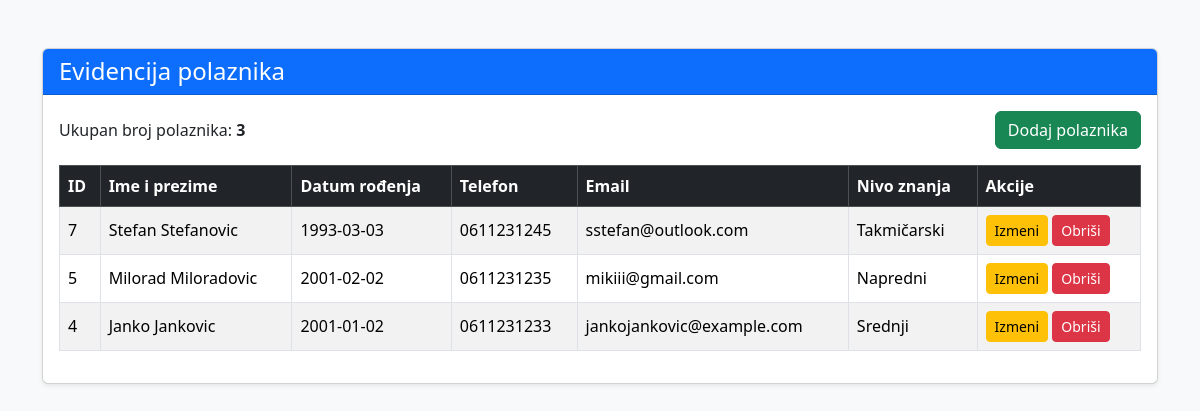
The app's page /plivanje_projekat/polaznici.php (signed in), older data.
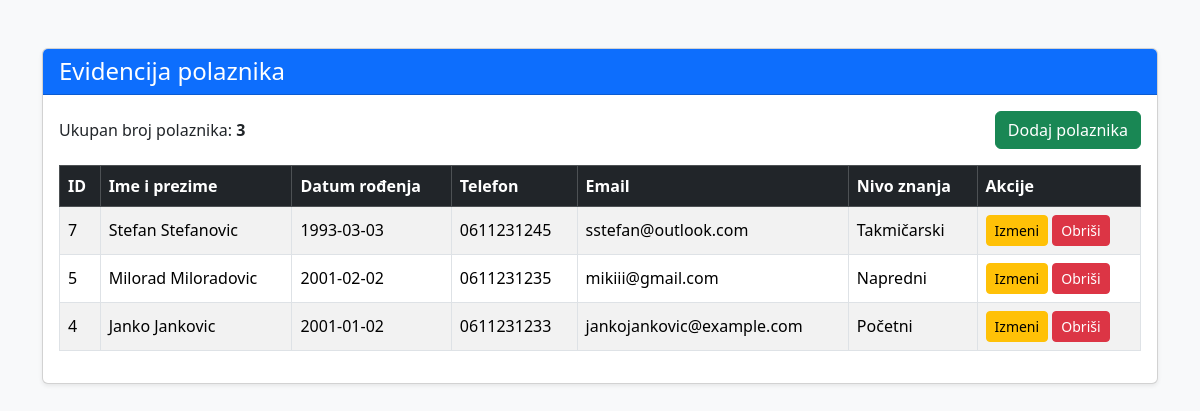
The same page, newer data.
### tables this page shows
CREATE TABLE IF NOT EXISTS `polaznici` (
  `id` int NOT NULL AUTO_INCREMENT,
  `ime` varchar(50) NOT NULL,
  `prezime` varchar(50) NOT NULL,
  `datum_rodjenja` date DEFAULT NULL,
  `telefon` varchar(30) DEFAULT NULL,
  `email` varchar(100) DEFAULT NULL,
  `nivo_id` int DEFAULT NULL,
  PRIMARY KEY (`id`),
  KEY `nivo_id` (`nivo_id`)
);

CREATE TABLE IF NOT EXISTS `nivoi` (
  `id` int NOT NULL AUTO_INCREMENT,
  `naziv` varchar(100) NOT NULL,
  `opis` text,
  PRIMARY KEY (`id`)
);

### plivanje_projekat/classes/BaseModel.php (called while the page is built, shortened)
<?php
require_once __DIR__ . '/../config/Database.php';
class BaseModel
{
    public function __construct()
    {
        $database = new Database();
        $this->connection = $database->connect();
    }
}

### plivanje_projekat/config/Database.php (called while the page is built)
<?php
class Database
{
    private string $host = 'localhost';
    private string $databaseName = 'plivanje_db';
    private string $username = 'root';
    private string $password = '';
    private ?PDO $connection = null;
    public function connect(): PDO
    {
        if ($this->connection === null) {
            try {
                $dsn = "mysql:host={$this->host};dbname={$this->databaseName};charset=utf8mb4";
                $this->connection = new PDO(
                    $dsn,
                    $this->username,
                    $this->password
                );
                $this->connection->setAttribute(
                    PDO::ATTR_ERRMODE,
                    PDO::ERRMODE_EXCEPTION
                );
                $this->connection->setAttribute(
                    PDO::ATTR_DEFAULT_FETCH_MODE,
                    PDO::FETCH_ASSOC
                );
            } catch (PDOException $exception) {
                die('Greška pri povezivanju sa bazom: ' . $exception->getMessage());
            }
        }
        return $this->connection;
    }
}

### plivanje_projekat/classes/Polaznik.php (called while the page is built, shortened)
<?php
require_once __DIR__ . '/BaseModel.php';
class Polaznik extends BaseModel implements CrudInterface
{
    public function read(): array
    {
        $sql = "SELECT polaznici.*, nivoi.naziv AS naziv_nivoa
                FROM polaznici
                LEFT JOIN nivoi ON polaznici.nivo_id = nivoi.id
                ORDER BY polaznici.id DESC";
        $stmt = $this->connection->query($sql);
        return $stmt->fetchAll();
    }
}

### plivanje_projekat/polaznici.php (the view, shortened to what the changed rows need)
<?php
require_once __DIR__ . '/classes/Polaznik.php';
$polaznikModel = new Polaznik();
$polaznici = $polaznikModel->read();
?>
<!DOCTYPE html>
<html lang="sr">
<head>
    <link
        href="https://cdn.jsdelivr.net/npm/bootstrap@5.3.3/dist/css/bootstrap.min.css"
        rel="stylesheet"
    >
</head>
<body class="bg-light">
<div class="container py-5">
    <div class="card shadow-sm">
        <div class="card-header bg-primary text-white">
            <h1 class="h4 mb-0">Evidencija polaznika</h1>
        </div>
        <div class="card-body">
            <?php if (empty($polaznici)): ?>
                <div class="alert alert-info">
                    Trenutno nema evidentiranih polaznika.
                </div>
            <?php else: ?>
                <div class="table-responsive">
                    <table class="table table-striped table-bordered align-middle">
                        <thead class="table-dark">
                        <tr>
                            <th>ID</th>
                            <th>Ime i prezime</th>
                            <th>Datum rođenja</th>
                            <th>Telefon</th>
                            <th>Email</th>
                            <th>Nivo znanja</th>
                            <th>Akcije</th>
                        </tr>
                        </thead>
                        <tbody>
                        <?php foreach ($polaznici as $polaznik): ?>
                            <tr>
                                <td>
                                    <?= htmlspecialchars($polaznik['id']) ?>
                                </td>
                                <td>
                                    <?= htmlspecialchars(
                                        $polaznik['ime'] . ' ' . $polaznik['prezime']
                                    ) ?>
                                </td>
                                <td>
                                    <?= htmlspecialchars($polaznik['datum_rodjenja'] ?? '') ?>
                                </td>
                                <td>
                                    <?= htmlspecialchars($polaznik['telefon'] ?? '') ?>
                                </td>
                                <td>
                                    <?= htmlspecialchars($polaznik['email'] ?? '') ?>
                                </td>
                                <td>
                                    <?= htmlspecialchars(
                                        $polaznik['naziv_nivoa'] ?? 'Nije određen'
                                    ) ?>
                                </td>
                                <td>
                                    <a
                                        href="izmeni_polaznika.php?id=<?= $polaznik['id'] ?>"
                                        class="btn btn-warning btn-sm"
                                    >
                                        Izmeni
                                    </a>
                                    <a
                                        href="obrisi_polaznika.php?id=<?= $polaznik['id'] ?>"
                                        class="btn btn-danger btn-sm"
                                        onclick="return confirm('Da li sigurno želiš da obrišeš polaznika?')"
                                    >
                                        Obriši
                                    </a>
                                </td>
                            </tr>
                        <?php endforeach; ?>
                        </tbody>
                    </table>
                </div>
            <?php endif; ?>
        </div>
    </div>
</div>
</body>
</html>

Row changes from the older to the newer data that the page shows:
changed polaznici "Janko Jankovic": nivoi.naziv "Srednji" → "Početni"
